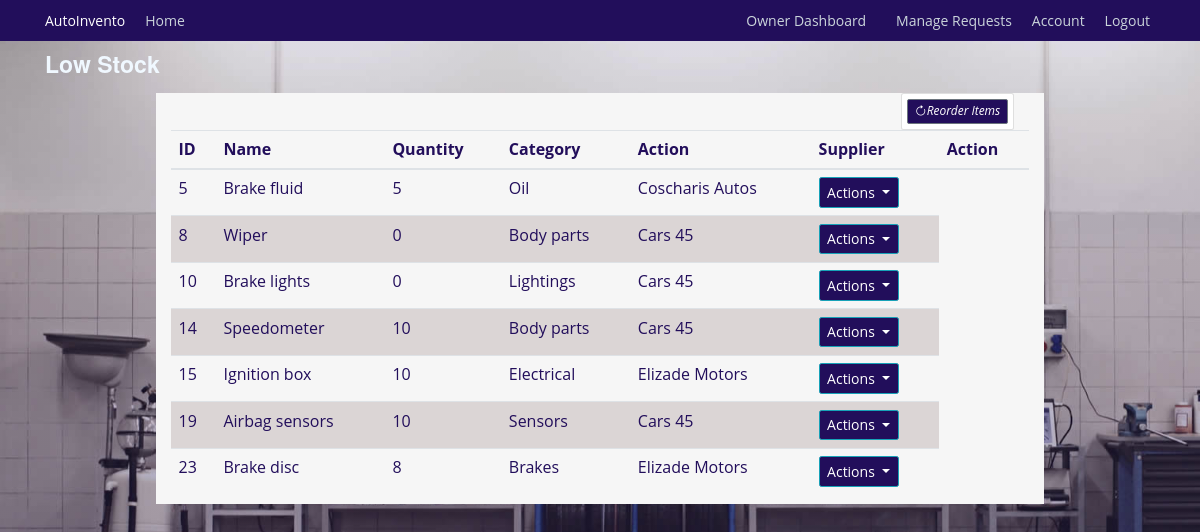
The page /inventory/low_inventory (signed in) on the database its author committed.
### autoinvento/models.py (models this page shows, shortened)
class InventoryItem(db.Model):
    id = db.Column(db.Integer, primary_key=True)
    name = db.Column(db.String(128), unique=True, nullable=False, index=True)
    quantity = db.Column(db.Integer, nullable=False)
    category = db.Column(db.String(50), nullable=False)
    low_stock_threshold = db.Column(db.Integer, default=10)
    date_added = db.Column(db.DateTime, default=datetime.utcnow)
    supplier_id = db.Column(db.Integer, db.ForeignKey('supplier.id'))
    supplier = db.relationship('Supplier', back_populates='items')
    usage_logs = db.relationship('UsageLog', back_populates='items', cascade='all, delete-orphan')
    notifications = db.relationship('Notification', back_populates='items', cascade='all, delete-orphan')
    requests = db.relationship('InventoryRequest', back_populates='requested_item')

class Supplier(db.Model):
    id = db.Column(db.Integer, primary_key=True)
    name = db.Column(db.String(100), unique=True, nullable=False)
    email = db.Column(db.String(120), unique=True, nullable=False)
    phone_number = db.Column(db.Integer, unique=True, nullable=True)
    contact = db.Column(db.String(125), nullable=True)
    items = db.relationship('InventoryItem', back_populates='supplier')

### autoinvento/inventory/routes.py (the view)
@inventory.route('/inventory/low_inventory', methods=['GET', 'POST'])
@login_required
def low_inventory():
    low_inventory = InventoryItem.query.filter(InventoryItem.quantity <= InventoryItem.low_stock_threshold)
    return render_template('low_inventory.html', title='Low Inventory', low_inventory=low_inventory)

### autoinvento/models.py (called while the page is built)
@login_manager.user_loader
def load_user(mechanic_id):
    return Mechanics.query.get(int(mechanic_id))

### autoinvento/templates/low_inventory.html (shortened to what this page needs)
{% extends "base.html" %} {% block content %}
<h3 style="color: aliceblue">Low Stock</h3>
<div class="container mt-4 background">
  <div class="col-md-2 float-right">
    <div class="card p-2">
      <a
        class="btn btn-sm btn-secondary"
        href="{{ url_for('inventory.add_inventory') }}"
        ><i class="bi bi-arrow-clockwise">Reorder Items</i></a
      >
    </div>
  </div>
  <div class="table-responsive">
    <table class="table">
      <thead>
        <tr>
          <th>ID</th>
          <th>Name</th>
          <th>Quantity</th>
          <th>Category</th>
          <th>Action</th>
          <th>Supplier</th>
          <th>Action</th>
        </tr>
      </thead>
      <tbody>
        {% for inventory in low_inventory %}
        <tr>
          <td>{{ inventory.id }}</td>
          <td>{{ inventory.name }}</td>
          <td>{{ inventory.quantity }}</td>
          <td>{{ inventory.category }}</td>
          <td>{{ inventory.supplier.name }}</td>
          <td>
            <div class="dropdown">
              <button
                class="btn btn-info dropdown-toggle"
                type="button"
                data-bs-toggle="dropdown"
                aria-expanded="false"
              >
                Actions
              </button>
            </div>
          </td>
        </tr>
        {% endfor %}
      </tbody>
    </table>
  </div>
</div>
{% endblock content %}

### autoinvento/static/css/styles.css (style rules this page uses)
:root { --color-primary: #220e5b; --color-black: #090909; --text-color: var(--color-black); --color-white: #ffffff; --color-background: #f6f6f6; --font-family-base: "Open Sans", "Helvetica Neue", Helvetica, Arial, sans-serif; --font-family-title: "Raleway", "Helvetica Neue", Helvetica, Arial, sans-serif; --font-size-small: 1.2rem; --font-size-medium: 1.4rem; --font-size-large: 1.8rem; --font-size-x-large: 2.3rem; --font-size-xx-large: 3.5rem; --font-weight-regular: 400; --font-weight-bold: 700; --nav-item-font-family: var(--font-family-title); --nav-item-font-weight: var(--font-weight-bold); --nav-item-font-size: var(--font-size-medium); --nav-item-letter-spacing: 0.04rem; --nav-item-display: inline-block; --nav-item-margin: 0 0 3rem 0; --nav-item-link-hover: var(--color-white); --section-tagline-margin: 0; --button-display: inline-block; --section-padding: 4rem 0; --section-header-padding: 0 0 3rem; --section-body-padding: 0 0 3rem; --section-header-align: center; --section-title-margin: 0; }
html { scroll-behavior: smooth; font-size: 62.5%; }
body { background: linear-gradient(180deg, var(--color-background), #689fc4); color: var(--color-primary); margin-top: 5rem; font-family: var(--font-family-base); font-size: var(--font-size-medium); font-weight: var(--font-weight-regular); }
h1, h2, h3, h4, h5, h6 { color: var(--color-primary); font-family: var(--font-family-title); font-weight: var(--font-weight-bold); }
tr:nth-child(even) { background-color: #dbd5d5; }
.btn.btn-info.dropdown-toggle { background-color: var(--color-primary); font-size: var(--font-size-medium); }
.btn-info { background-color: var(--color-primary); }
.col-md-12 h3 { font-size: var(--font-size-x-large); color: var(--color-primary); }
.container.background { margin-top: 20; background: var(--color-white); width: 80%; }
.btn.btn-sm.btn-secondary { background-color: var(--color-primary); font-size: var(--font-size-small); }
.container.mt-4 { background-color: var(--color-background); }

### rows shown on the page
InventoryItem: id "5", name "Brake fluid", quantity "5", category "Oil", supplier.name "Coscharis Autos"
InventoryItem: id "8", name "Wiper", quantity "0", category "Body parts", supplier.name "Cars 45"
InventoryItem: id "10", name "Brake lights", quantity "0", category "Lightings", supplier.name "Cars 45"
InventoryItem: id "14", name "Speedometer", quantity "10", category "Body parts", supplier.name "Cars 45"
InventoryItem: id "15", name "Ignition box", quantity "10", category "Electrical", supplier.name "Elizade Motors"
InventoryItem: id "19", name "Airbag sensors", quantity "10", category "Sensors", supplier.name "Cars 45"
InventoryItem: id "23", name "Brake disc", quantity "8", category "Brakes", supplier.name "Elizade Motors"
